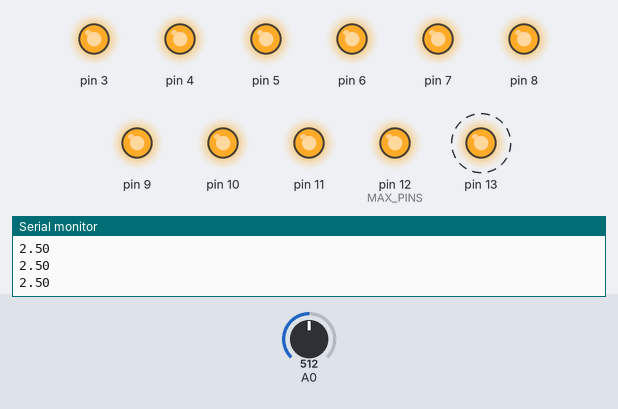
Recording of a sketch running on a simulated Arduino Uno, built with avr-gcc and run on an emulated ATmega328P. On the bench: output pins drawn as LEDs (lit = HIGH), the last lines printed to the serial monitor. Dashed ring = blinking. Inputs (shaded band) come from the test bench; at power-on: A0 = 512.

Above: at 1.2 s.
1.3 s: A0 set to 489
At 1.43 s:
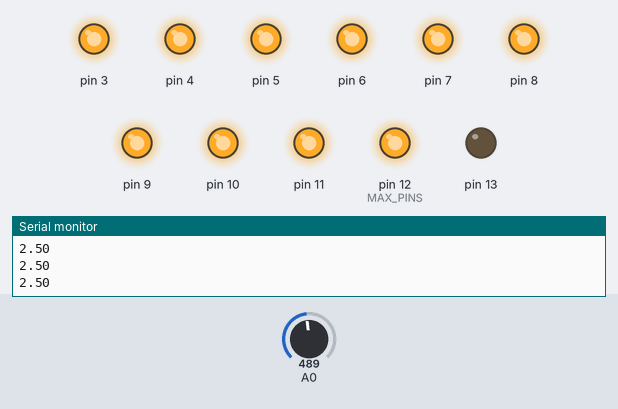
4.3 s: A0 set to 447
At 4.74 s:
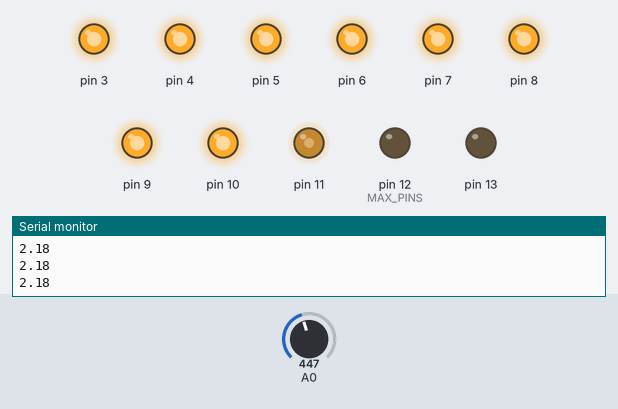
7.3 s: A0 set to 422
10.3 s: A0 set to 122
At 10.8 s:
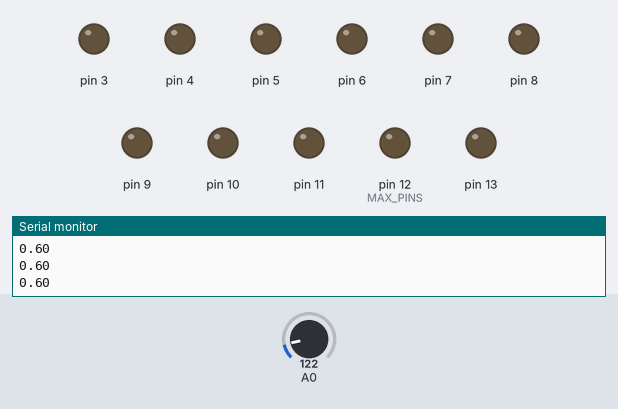
11.8 s: A0 set to 306
At 12.23 s:
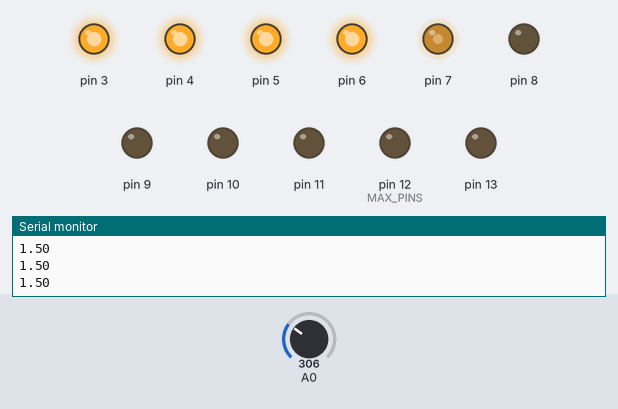
14.8 s: A0 set to 716
At 15.8 s:
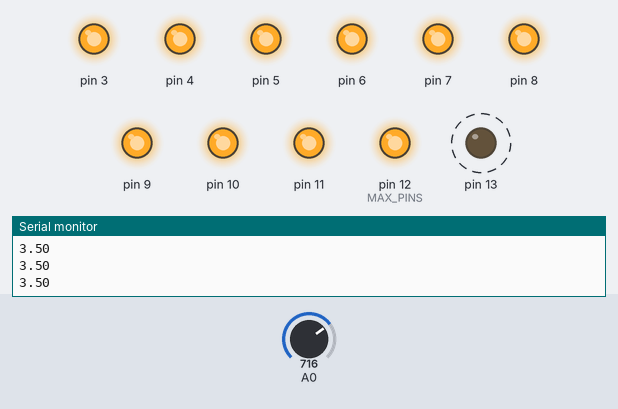
Timing chart, 0 to 18.8 s (numbered marks = the images above; inputs shaded):
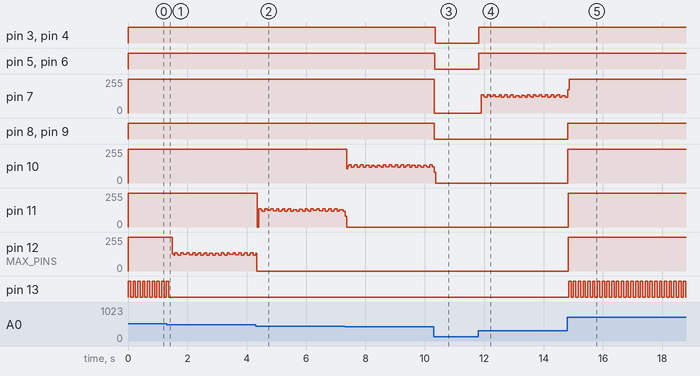

Measured:
- the behaviour switches between 502 and 501 on A0 (found by bisection; images 0 and 1)
- the behaviour switches between 466 and 465 on A0 (found by bisection; images 1 and 2)
- after the input at 1.3 s, pin 13: goes on until 1.4 s, then stays LOW
- after the input at 10.3 s, pin 3: HIGH → LOW after 0.05 s; pin 4–6, pin 8, pin 9: HIGH → LOW at once; pin 7: 255/255 → 0/255 at once
- after the input at 11.8 s, pin 3–6: LOW → HIGH at once
- after the input at 14.8 s, pin 8, pin 9: LOW → HIGH at once; pin 10, pin 11, pin 12 (MAX_PINS): 0/255 → 255/255 at once; pin 13: alternates HIGH for 0.08 s and LOW for 0.08 s, starting at once
- by itself, pin 13: alternates HIGH for 0.08 s and LOW for 0.08 s

The sketch:

ThrustMasterThrottleMeter.ino
```cpp
/**
 * Throttle Meter for ThrustMaster TMX PRO Pedals
 * As the title says, this is a throttle meter for the Thrustmaster TMX PRO Pedals.
 * By using the analog pin on an arduino, the voltage can be read in from the chip the racing pedals use.
 * Using these voltage values, can help determine how much a user is pressing on the gas pedal. Thus, a
 * throttle meter indicator can be made from this.
 * Author: Chuyee Vue
 *
 * Author's Note: This is not a finished product. I (Chuyee Vue), would like to do more than just light up LEDs.
 * I would like to actually record my throttle values and plot them on a graph. So whenever I'm racing in
 * Assetto Corsa for example, I can use this data to help determine whether to step on the gas more or let go of the throttle
 * in certain parts of the race to improve my lap times.
 */


//Global Variables
const int MAX_PINS = 12;
const float MAX_VOLTAGE = 2.8;
const float BASE_VOLTAGE = 0.70;

//This is a doubly linked list.
class ThrottleMeter
{
private:
  struct Node
  {
    float thresholdValue;
    byte pinNumber;
    Node* next;
    Node* prev;
  };
  Node* head;
  Node* tail;
  Node* currentNode;

public:
  ThrottleMeter()
  {
    head = NULL;
    tail = NULL;
  }

  ~ThrottleMeter()
  {
    Node* iterator = head;
    //While the iterator is not null.
    while(iterator)
    {
      Node* temp = iterator;
      iterator = iterator->next;
      delete temp;
    }
  }

  /**
   * insertNode() will take in a thresholdValue and pinValue of type byte to create the node and insert it
   * at the end of the doubly linked list.
   */
  void insertNode(float thresholdValue, byte pinNumber)
  {
    Node* tempNode = new Node();
    //If the doubly linked list is NULL.
    if(head == NULL && tail == NULL)
    {
      tempNode->thresholdValue = thresholdValue;
      tempNode->pinNumber = pinNumber;
      head = tempNode;
      tail = tempNode;
      currentNode = head;
    }
    else
    {
      //Assign new node values.
      tempNode->thresholdValue = thresholdValue;
      tempNode->pinNumber = pinNumber;
      tempNode->prev = tail;
      //Set the current pin as an output.
      pinMode(tempNode->pinNumber, OUTPUT);
      //Have the tail node's next pointer, point towards the new node (tempNode).
      tail->next = tempNode;
      //Set the tail pointer to the tempNode.
      tail = tempNode;
    }
  }

  /**
  * turnOn will utilize the current node's pinNumber to turn the LED on.
  */
  void turnOn()
  {
    digitalWrite(currentNode->pinNumber, HIGH);
  }
  /**
   * turnOff will utilize the current node's pinNumber to turn the LED off.
   */
  void turnOff()
  {
    digitalWrite(currentNode->pinNumber, LOW);
  }

  /**
   * run() will take in a voltage value of type float and determine whether
   * it should turn the LED on or off.
   */
  void run(float voltage)
  {
    //Flicker the last LED to indicate max throttle.
    if(currentNode->next == NULL)
    {
      turnOn();
      delay(80);
      turnOff();
      delay(80);
      turnOn();
    }
    if(currentNode->next != NULL && currentNode->thresholdValue < voltage)
    {
      turnOn();
      currentNode = currentNode->next;
      turnOn();
    }
    else
    {
      turnOff();
      if(currentNode != head)
        currentNode = currentNode->prev;
    }
  }
};

ThrottleMeter throttleMeter;

void setup()
{
  Serial.begin(9600);
  for(int i = 0; i < MAX_PINS; i++)
  {
    int pinNumber = 2 + i;
    float thresholdValue = (MAX_VOLTAGE - BASE_VOLTAGE) / MAX_PINS;
    if(i == 0)
    {
      throttleMeter.insertNode(BASE_VOLTAGE, pinNumber);
    }
    else
    {
      throttleMeter.insertNode((i * thresholdValue) + BASE_VOLTAGE , pinNumber);
    }

  }
}

void loop()
{
  int sensorValue = analogRead(A0);
  float voltage = sensorValue * (5.0/1023.0);
  Serial.println(voltage);
  throttleMeter.run(voltage);
}
```
